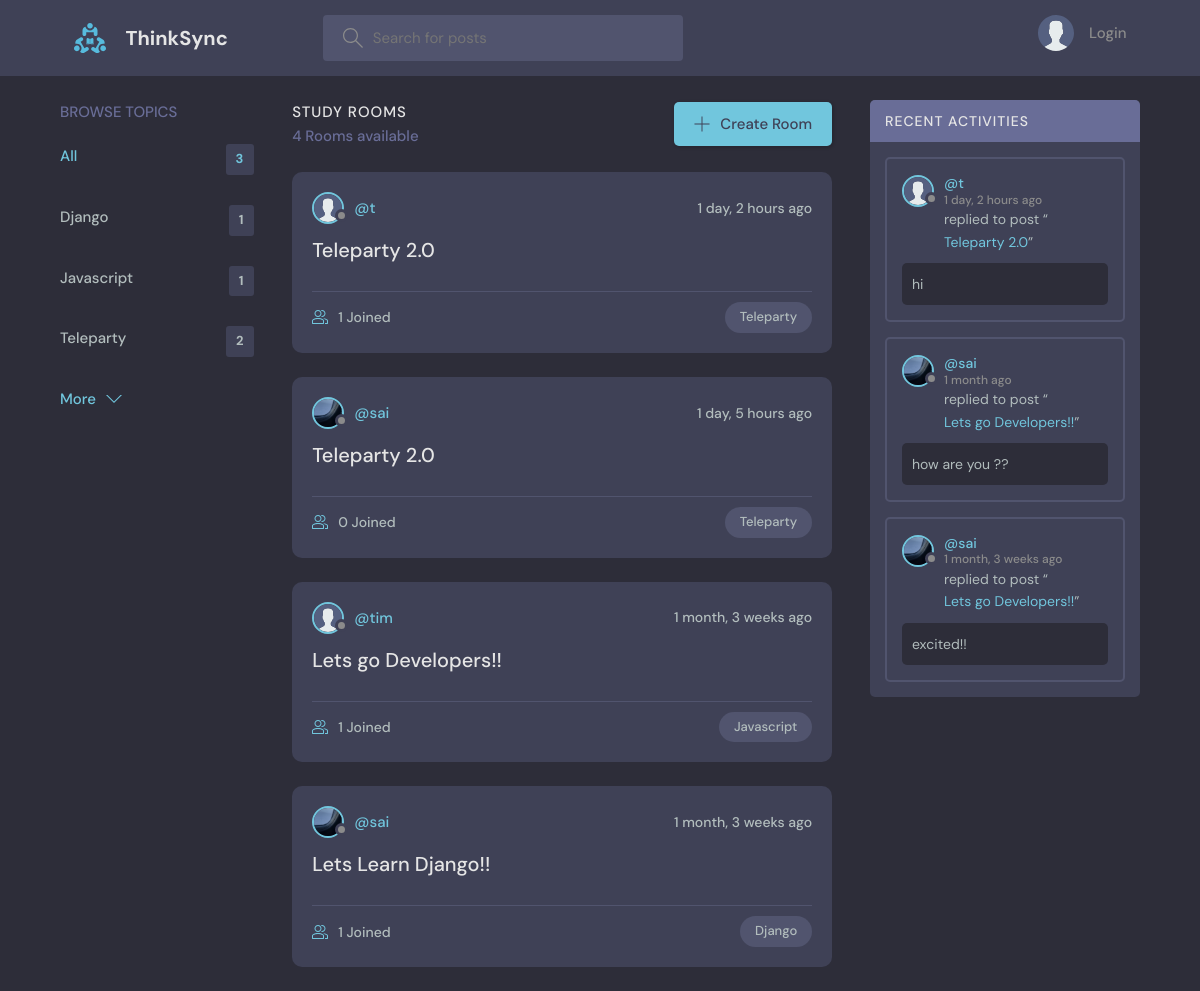
The page / on the database its author committed.
### base/models.py (models this page shows, shortened)
class Topic(models.Model):
    name = models.CharField(max_length=200)

class Room(models.Model):
    host = models.ForeignKey(User, on_delete=models.SET_NULL, null=True)
    topic = models.ForeignKey(Topic, on_delete=models.SET_NULL, null=True)
    name = models.CharField(max_length=200)
    description = models.TextField(null=True, blank=True)
    participants = models.ManyToManyField(User, related_name="participants", blank=True)
    updated = models.DateTimeField(auto_now=True)
    created = models.DateTimeField(auto_now_add=True)
    class Meta:
        ordering = ["-updated", "-created"]
    def __str__(self):
        return self.name

class User(AbstractUser):
    name = models.CharField(max_length=200, null=True)
    email = models.EmailField(unique=True, null=True)
    bio = models.TextField(null=True)
    avatar = models.ImageField(null=True, default="avatar.svg")
    USERNAME_FIELD = "email"
    REQUIRED_FIELDS = ["username"]

class Message(models.Model):
    user = models.ForeignKey(User, on_delete=models.CASCADE)
    room = models.ForeignKey(Room, on_delete=models.CASCADE)
    body = models.TextField()
    updated = models.DateTimeField(auto_now=True)
    created = models.DateTimeField(auto_now_add=True)
    class Meta:
        ordering = ["-updated", "-created"]

### base/views.py (the view)
# urls.py: path("", views.home, name="home"),
def home(request):
    q = request.GET.get("q") if request.GET.get("q") != None else ""
    rooms = Room.objects.filter(
        Q(topic__name__icontains=q) | Q(name__icontains=q) | Q(description__icontains=q)
    )
    topics = Topic.objects.all()[0:5]
    room_count = rooms.count()
    room_messages = Message.objects.filter(Q(room__topic__name__icontains=q))[0:3]
    context = {
        "rooms": rooms,
        "topics": topics,
        "room_count": room_count,
        "room_messages": room_messages,
    }
    return render(request, "base/home.html", context)

### base/templates/base/home.html (shortened to what this page needs)
{% extends 'main.html' %}
{% block content %}
<main class="layout layout--3">
  <div class="container">
    {% include 'base/topics_component.html' %}
    <div class="roomList">
      <div class="roomList__header">
        <div>
          <h2>Study Rooms</h2>
          <p>{{room_count}} Rooms available</p>
        </div>
        <a class="btn btn--main" href="{% url 'create-room' %}">
          <svg version="1.1" xmlns="http://www.w3.org/2000/svg" width="32" height="32" viewBox="0 0 32 32">
            <title>add</title>
            <path
              d="M16.943 0.943h-1.885v14.115h-14.115v1.885h14.115v14.115h1.885v-14.115h14.115v-1.885h-14.115v-14.115z">
            </path>
          </svg>
          Create Room
        </a>
      </div>
      {% include 'base/feed_component.html' %}
    </div>
    {% include 'base/activity_component.html' %}
  </div>
</main>
{% endblock %}

### base/templates/base/topics_component.html
<div class="topics">
    <div class="topics__header">
        <h2>Browse Topics</h2>
    </div>
    <ul class="topics__list">
        <li>
            <a href="{% url 'home' %}" class="active">All <span>{{topics.count}}</span></a>
        </li>
        {% for topic in topics %}
        <li>
            <a href="{% url 'home' %}?q={{topic.name}}">{{topic.name}}<span>{{topic.room_set.all.count}}</span></a>
        </li>
        {% endfor %}
    </ul>
    <a class="btn btn--link" href="{% url 'topics' %}">
        More
        <svg version="1.1" xmlns="http://www.w3.org/2000/svg" width="32" height="32" viewBox="0 0 32 32">
            <title>chevron-down</title>
            <path d="M16 21l-13-13h-3l16 16 16-16h-3l-13 13z"></path>
        </svg>
    </a>
</div>

### base/templates/base/feed_component.html (shortened to what this page needs)
{% for room in rooms %}
<div class="roomListRoom">
    <div class="roomListRoom__header">
        <a href="{% url 'user-profile' room.host.id %}" class="roomListRoom__author">
            <div class="avatar avatar--small">
                <img src="{{room.host.avatar.url}}" />
            </div>
            <span>@{{room.host.username}}</span>
        </a>
        <div class="roomListRoom__actions">
            <span>{{room.created|timesince}} ago</span>
        </div>
    </div>
    <div class="roomListRoom__content">
        <a href="{% url 'room' room.id %}">{{room.name}}</a>
    </div>
    <div class="roomListRoom__meta">
        <a href="{% url 'room' room.id %}" class="roomListRoom__joined">
            {{room.participants.all.count}} Joined
        </a>
        <p class="roomListRoom__topic">{{room.topic.name}}</p>
    </div>
</div>
{% endfor %}

### base/templates/base/activity_component.html (shortened to what this page needs)
<div class="activities">
    <div class="activities__header">
        <h2>Recent Activities</h2>
    </div>
    {% for message in room_messages %}
    <div class="activities__box">
        <div class="activities__boxHeader roomListRoom__header">
            <a href="{% url 'user-profile' message.user.id %}" class="roomListRoom__author">
                <div class="avatar avatar--small">
                    <img src="{{message.user.avatar.url}}" />
                </div>
                <p>
                    @{{message.user.username}}
                    <span>{{message.created|timesince}} ago</span>
                </p>
            </a>
        </div>
        <div class="activities__boxContent">
            <p>replied to post “<a href="{% url 'room' message.room.id %}">{{message.room}}</a>”</p>
            <div class="activities__boxRoomContent">{{message.body}}</div>
        </div>
    </div>
    {% endfor %}
</div>

### rows shown on the page
Topic: name "Django", room_set.all.count "1"
Topic: name "Javascript", room_set.all.count "1"
Topic: name "Teleparty", room_set.all.count "2"
Room: host.avatar (placeholder picture), host.username "t", created "1 day, 2 hours", name "Teleparty 2.0", participants.all.count "1", topic.name "Teleparty"
Room: host.avatar (picture), host.username "sai", created "1 day, 5 hours", name "Teleparty 2.0", participants.all.count "0", topic.name "Teleparty"
Room: host.avatar (placeholder picture), host.username "tim", created "1 month, 3 weeks", name "Lets go Developers!!", participants.all.count "1", topic.name "Javascript"
Room: host.avatar (picture), host.username "sai", created "1 month, 3 weeks", name "Lets Learn Django!!", participants.all.count "1", topic.name "Django"
Message: user.avatar (placeholder picture), user.username "t", created "1 day, 2 hours", room "Teleparty 2.0", body "hi"
Message: user.avatar (picture), user.username "sai", created "1 month", room "Lets go Developers!!", body "how are you ??"
Message: user.avatar (picture), user.username "sai", created "1 month, 3 weeks", room "Lets go Developers!!", body "excited!!"

### other values the page prints
{{ topics.count }} "3"
{{ room_count }} "4"
